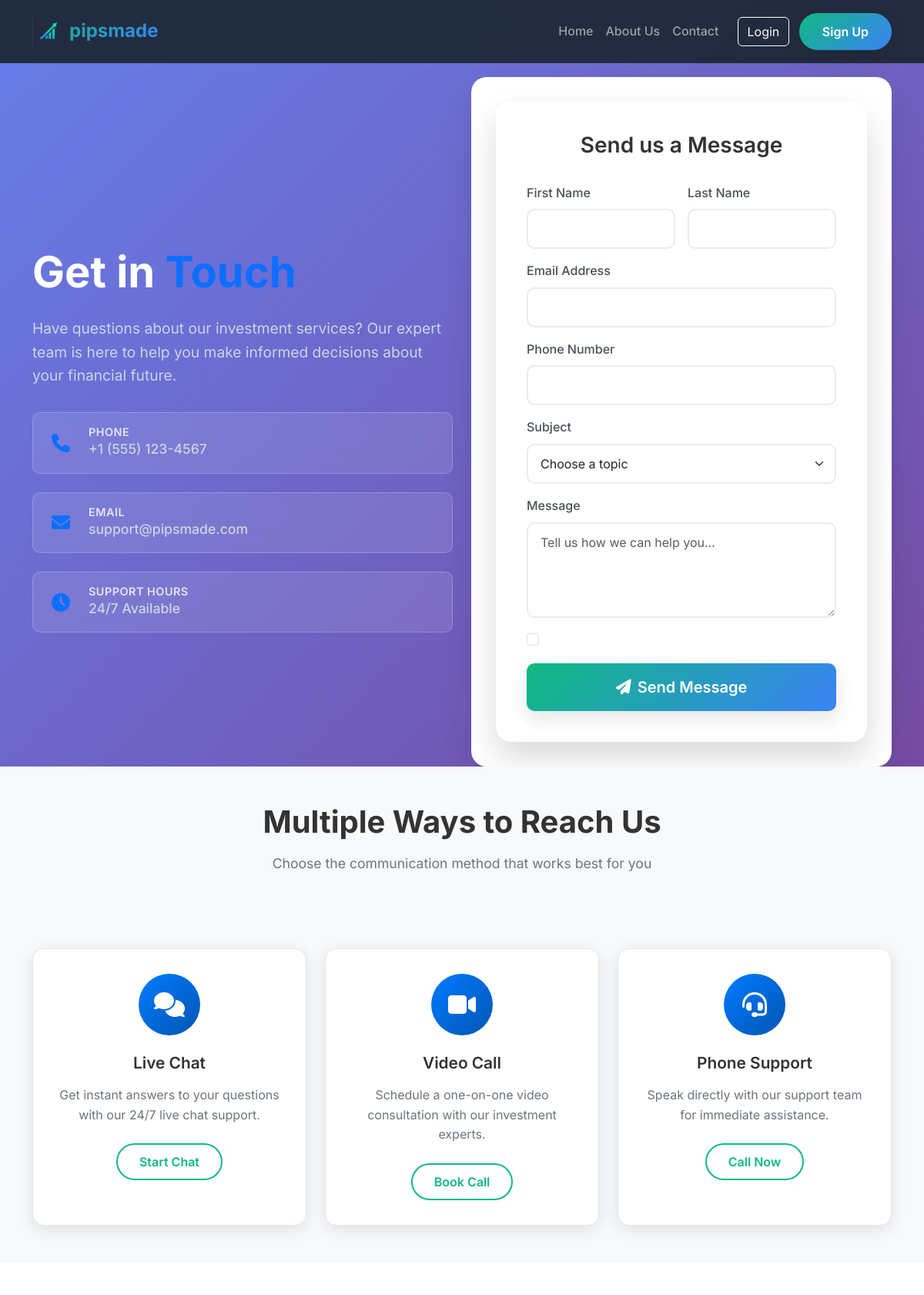
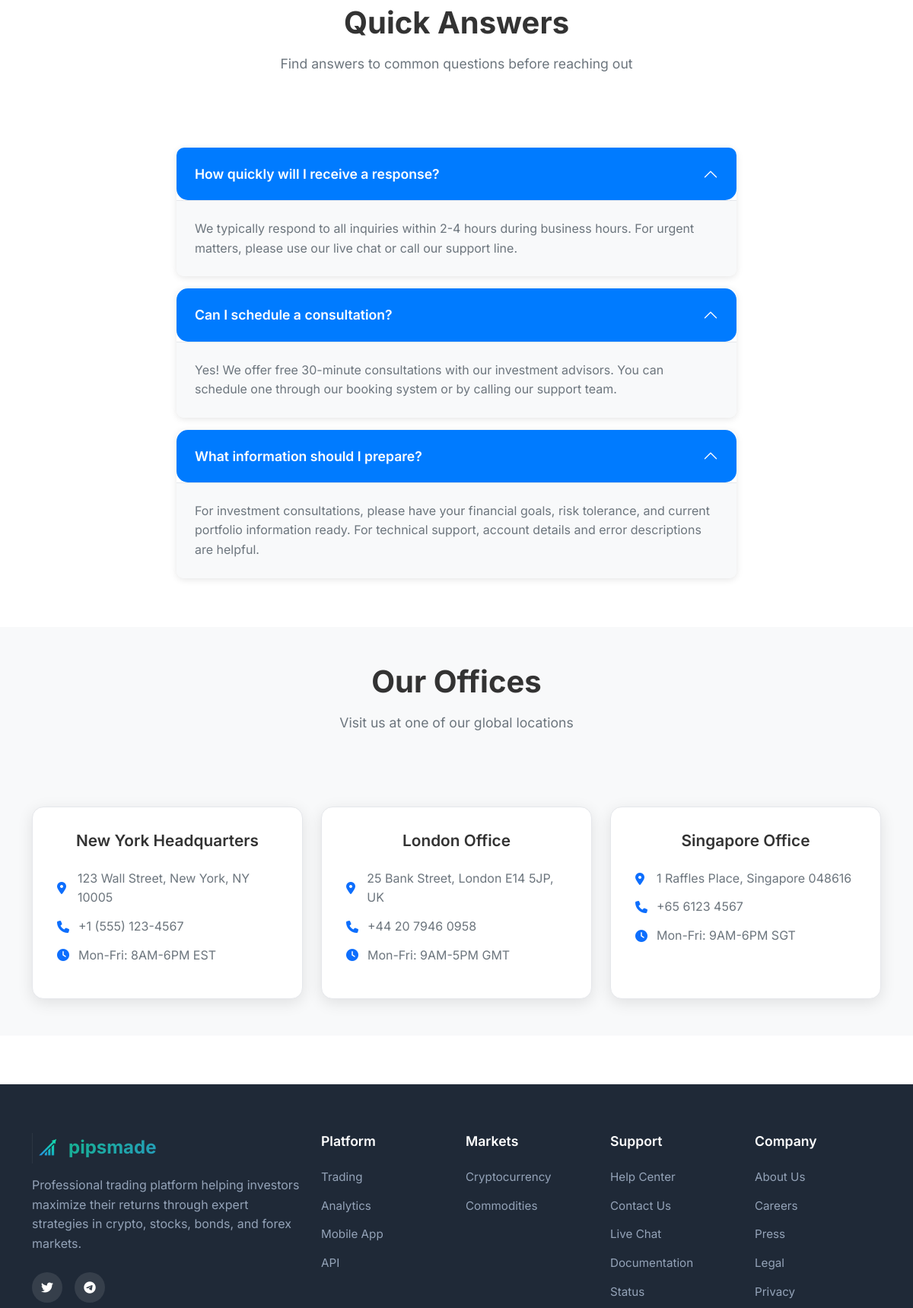
Page /contact/ (upper part) on the committed database (2 pictures, top to bottom).
### faq/models.py (models this page shows, shortened)
class FAQ(models.Model):
    category = models.ForeignKey(FAQCategory, on_delete=models.CASCADE, related_name='faqs')
    question = models.CharField(max_length=500)
    answer = models.TextField()
    order = models.PositiveIntegerField(default=0)
    is_active = models.BooleanField(default=True)
    is_featured = models.BooleanField(default=False, help_text="Featured FAQs appear first")
    created_at = models.DateTimeField(auto_now_add=True)
    updated_at = models.DateTimeField(auto_now=True)
    class Meta:
        ordering = ['-is_featured', 'order', 'question']
        verbose_name = 'FAQ'
        verbose_name_plural = 'FAQs'

### pipsmade/views.py (the view)
# urls.py: path('contact/', ContactView.as_view(), name='contact'),
class ContactView(TemplateView):
    template_name = 'contact.html'
    def get_context_data(self, **kwargs):
        context = super().get_context_data(**kwargs)
        context['page_title'] = 'Contact Us - pipsmade'
        try:
            from faq.models import FAQCategory
            support_category = FAQCategory.objects.get(name='Support & Contact', is_active=True)
            context['faqs'] = support_category.faqs.filter(is_active=True)[:3]
        except Exception as e:
            logger.warning(f"Could not load FAQs for contact page: {str(e)}")
            context['faqs'] = []
        return context

### templates/contact.html (shortened to what this page needs)
{% extends "base.html" %}
{% load static %}
{% load faq_tags %}
{% block content %}
    <section class="page-hero">
        <div class="container">
            <div class="row align-items-center min-vh-100">
                <div class="col-lg-6">
                    <div class="hero-content">
                        <h1 class="hero-title">Get in <span class="text-primary">Touch</span></h1>
                        <p class="hero-subtitle">
                            Have questions about our investment services? Our expert team is here to help you make informed decisions about your financial future.
                        </p>
                        <div class="contact-info">
                            <div class="contact-item">
                                <i class="fas fa-phone text-primary"></i>
                                <div>
                                    <h6>Phone</h6>
                                    <p>+1 (555) 123-4567</p>
                                </div>
                            </div>
                            <div class="contact-item">
                                <i class="fas fa-envelope text-primary"></i>
                                <div>
                                    <h6>Email</h6>
                                    <p>support@pipsmade.com</p>
                                </div>
                            </div>
                            <div class="contact-item">
                                <i class="fas fa-clock text-primary"></i>
                                <div>
                                    <h6>Support Hours</h6>
                                    <p>24/7 Available</p>
                                </div>
                            </div>
                        </div>
                    </div>
                </div>
                <div class="col-lg-6">
                    <div class="contact-form-container">
                        <div class="contact-form">
                            <h3>Send us a Message</h3>
                            <form id="contactForm">
                                <div class="row g-3">
                                    <div class="col-md-6">
                                        <label class="form-label">First Name</label>
                                        <input type="text" class="form-control" required>
                                    </div>
                                    <div class="col-md-6">
                                        <label class="form-label">Last Name</label>
                                        <input type="text" class="form-control" required>
                                    </div>
                                    <div class="col-12">
                                        <label class="form-label">Email Address</label>
                                        <input type="email" class="form-control" required>
                                    </div>
                                    <div class="col-12">
                                        <label class="form-label">Phone Number</label>
                                        <input type="tel" class="form-control">
                                    </div>
                                    <div class="col-12">
                                        <label class="form-label">Subject</label>
                                        <select class="form-select" required>
                                            <option value="">Choose a topic</option>
                                        </select>
                                    </div>
                                    <div class="col-12">
                                        <label class="form-label">Message</label>
                                        <textarea class="form-control" rows="4" placeholder="Tell us how we can help you..." required></textarea>
                                    </div>
                                    <div class="col-12">
                                        <div class="form-check">
                                            <input class="form-check-input" type="checkbox" id="newsletter">
                                            <label class="form-check-label" for="newsletter">
                                            </label>
                                        </div>
                                    </div>
                                    <div class="col-12">
                                        <button type="submit" class="btn btn-primary btn-lg w-100">
                                            <i class="fas fa-paper-plane me-2"></i>Send Message
                                        </button>
                                    </div>
                                </div>
                            </form>
                        </div>
                    </div>
                </div>
            </div>
        </div>
    </section>
    <section class="py-5 bg-light">
        <div class="container">
            <div class="row">
                <div class="col-lg-8 mx-auto text-center mb-5">
                    <h2 class="section-title">Multiple Ways to Reach Us</h2>
                    <p class="section-subtitle">Choose the communication method that works best for you</p>
                </div>
            </div>
            <div class="row g-4">
                <div class="col-lg-4 col-md-6">
                    <div class="contact-method-card">
                        <div class="method-icon">
                            <i class="fas fa-comments"></i>
                        </div>
                        <h4>Live Chat</h4>
                        <p>Get instant answers to your questions with our 24/7 live chat support.</p>
                        <a href="#" class="btn btn-outline-primary">Start Chat</a>
                    </div>
                </div>
                <div class="col-lg-4 col-md-6">
                    <div class="contact-method-card">
                        <div class="method-icon">
                            <i class="fas fa-video"></i>
                        </div>
                        <h4>Video Call</h4>
                        <p>Schedule a one-on-one video consultation with our investment experts.</p>
                        <a href="#" class="btn btn-outline-primary">Book Call</a>
                    </div>
                </div>
                <div class="col-lg-4 col-md-6">
                    <div class="contact-method-card">
                        <div class="method-icon">
                            <i class="fas fa-headset"></i>
                        </div>
                        <h4>Phone Support</h4>
                        <p>Speak directly with our support team for immediate assistance.</p>
                        <a href="tel:+15551234567" class="btn btn-outline-primary">Call Now</a>
                    </div>
                </div>
            </div>
        </div>
    </section>
    <section class="py-5">
        <div class="container">
            <div class="row">
                <div class="col-lg-8 mx-auto text-center mb-5">
                    <h2 class="section-title">Quick Answers</h2>
                    <p class="section-subtitle">Find answers to common questions before reaching out</p>
                </div>
            </div>
            <div class="row justify-content-center">
                <div class="col-lg-8">
                    <div class="accordion" id="contactFAQ">
                        {% for faq in faqs %}
                            <div class="accordion-item">
                                <h2 class="accordion-header">
                                    <button class="accordion-button" type="button" data-bs-toggle="collapse" data-bs-target="#faq{{ forloop.counter }}">
                                        {{ faq.question }}
                                    </button>
                                </h2>
                                <div id="faq{{ forloop.counter }}" class="accordion-collapse collapse show" data-bs-parent="#contactFAQ">
                                    <div class="accordion-body">
                                        {{ faq.answer }}
                                    </div>
                                </div>
                            </div>
                        {% endfor %}
                    </div>
                </div>
            </div>
        </div>
    </section>
    <section class="py-5 bg-light">
        <div class="container">
            <div class="row">
                <div class="col-lg-8 mx-auto text-center mb-5">
                    <h2 class="section-title">Our Offices</h2>
                    <p class="section-subtitle">Visit us at one of our global locations</p>
                </div>
            </div>
            <div class="row g-4">
                <div class="col-lg-4 col-md-6">
                    <div class="office-card">
                        <h5>New York Headquarters</h5>
                        <div class="office-info">
                            <p><i class="fas fa-map-marker-alt text-primary me-2"></i>123 Wall Street, New York, NY 10005</p>
                            <p><i class="fas fa-phone text-primary me-2"></i>+1 (555) 123-4567</p>
                            <p><i class="fas fa-clock text-primary me-2"></i>Mon-Fri: 8AM-6PM EST</p>
                        </div>
                    </div>
                </div>
                <div class="col-lg-4 col-md-6">
                    <div class="office-card">
                        <h5>London Office</h5>
                        <div class="office-info">
                            <p><i class="fas fa-map-marker-alt text-primary me-2"></i>25 Bank Street, London E14 5JP, UK</p>
                            <p><i class="fas fa-phone text-primary me-2"></i>+44 20 7946 0958</p>
                            <p><i class="fas fa-clock text-primary me-2"></i>Mon-Fri: 9AM-5PM GMT</p>
                        </div>
                    </div>
                </div>
                <div class="col-lg-4 col-md-6">
                    <div class="office-card">
                        <h5>Singapore Office</h5>
                        <div class="office-info">
                            <p><i class="fas fa-map-marker-alt text-primary me-2"></i>1 Raffles Place, Singapore 048616</p>
                            <p><i class="fas fa-phone text-primary me-2"></i>+65 6123 4567</p>
                            <p><i class="fas fa-clock text-primary me-2"></i>Mon-Fri: 9AM-6PM SGT</p>
                        </div>
                    </div>
                </div>
            </div>
        </div>
    </section>
{% endblock content %}

### static/css/styles.css (style rules this page uses)
:root { --primary-color: #10B981; --secondary-color: #3B82F6; --gradient-primary: linear-gradient(135deg, #10B981 0%, #3B82F6 100%); --gradient-secondary: linear-gradient(135deg, #3B82F6 0%, #10B981 100%); --dark-color: #1F2937; --light-color: #F9FAFB; --text-color: #374151; --text-light: #6B7280; --white: #FFFFFF; --shadow: 0 10px 25px rgba(0, 0, 0, 0.1); --shadow-lg: 0 20px 40px rgba(0, 0, 0, 0.15); }
* { margin: 0; padding: 0; box-sizing: border-box; }
body { font-family: 'Inter', sans-serif; line-height: 1.6; color: var(--text-color); overflow-x: hidden; }
html { scroll-behavior: smooth; }
.btn-primary { background: var(--gradient-primary); border: none; padding: 12px 30px; font-weight: 600; border-radius: 50px; transition: all 0.3s ease; box-shadow: var(--shadow); }
.btn-outline-primary { border: 2px solid var(--primary-color); color: var(--primary-color); padding: 10px 28px; font-weight: 600; border-radius: 50px; transition: all 0.3s ease; }
.hero-title { font-size: 3.5rem; font-weight: 700; line-height: 1.2; margin-bottom: 1.5rem; animation: fadeInUp 1s ease-out; margin-top: 70px; }
.hero-subtitle { font-size: 1.25rem; color: #CBD5E1; margin-bottom: 2rem; animation: fadeInUp 1s ease-out 0.2s both; }
.section-title { font-size: 2.5rem; font-weight: 700; color: var(--dark-color); margin-bottom: 1rem; }
.section-subtitle { font-size: 1.1rem; color: var(--text-light); max-width: 600px; margin: 0 auto; }
.accordion-item { border: none; margin-bottom: 1rem; border-radius: 15px; overflow: hidden; box-shadow: 0 2px 10px rgba(0, 0, 0, 0.05); }
.accordion-button { background: var(--white); border: none; padding: 1.5rem; font-weight: 600; color: var(--dark-color); font-size: 1.1rem; border-radius: 15px; transition: all 0.3s ease; }
.accordion-button:not(.collapsed) { background: var(--gradient-primary); color: var(--white); box-shadow: none; }
.accordion-button::after { transition: transform 0.3s ease; }
.accordion-button:not(.collapsed)::after { transform: rotate(180deg); }
.accordion-body { padding: 1.5rem; background: var(--white); color: var(--text-color); line-height: 1.6; border-top: 1px solid #E5E7EB; }
.page-hero { background: linear-gradient(135deg, #0F172A 0%, #1E293B 50%, #334155 100%); color: var(--white); position: relative; overflow: hidden; min-height: 100vh; display: flex; align-items: center; }
.contact-info { margin-top: 2rem; }
.contact-item { display: flex; align-items: center; margin-bottom: 1.5rem; }
.contact-item i { font-size: 1.5rem; margin-right: 1rem; width: 40px; }
.contact-item h6 { margin: 0 0 0.25rem 0; font-weight: 600; color: var(--white); }
.contact-item p { margin: 0; color: #CBD5E1; }
.contact-form-container { display: flex; align-items: center; justify-content: center; height: 100%; }
.contact-form { background: var(--white); padding: 2.5rem; border-radius: 20px; box-shadow: var(--shadow-lg); width: 100%; max-width: 500px; }
.contact-form h3 { color: var(--dark-color); margin-bottom: 1.5rem; text-align: center; }
.contact-form .form-label { font-weight: 600; color: var(--dark-color); margin-bottom: 0.5rem; }
.contact-form .form-control, .contact-form .form-select { border-radius: 10px; border: 2px solid #E5E7EB; padding: 0.75rem 1rem; transition: all 0.3s ease; }
.contact-method-card { background: var(--white); padding: 2rem; border-radius: 20px; text-align: center; transition: all 0.3s ease; border: 1px solid #E5E7EB; height: 100%; }
.method-icon { width: 70px; height: 70px; border-radius: 50%; background: var(--gradient-primary); display: flex; align-items: center; justify-content: center; margin: 0 auto 1.5rem; }
.method-icon i { font-size: 1.8rem; color: var(--white); }
.contact-method-card h4 { font-size: 1.25rem; font-weight: 600; margin-bottom: 1rem; color: var(--dark-color); }
.contact-method-card p { color: var(--text-light); line-height: 1.6; margin-bottom: 1.5rem; }
.office-card { background: var(--white); padding: 2rem; border-radius: 20px; border: 1px solid #E5E7EB; transition: all 0.3s ease; }
.office-card h5 { color: var(--dark-color); font-weight: 600; margin-bottom: 1.5rem; }
.office-info p { margin-bottom: 0.75rem; color: var(--text-color); display: flex; align-items: center; }
.office-info i { width: 20px; }
.method-icon, .support-icon { width: 60px; height: 60px; border-radius: 12px; background: var(--gradient-primary); display: flex; align-items: center; justify-content: center; margin: 0 auto 1rem; font-size: 1.5rem; color: var(--white); }

### rows in the picture
FAQ: question "How quickly will I receive a response?", answer "We typically respond to all inquiries within 2-4 hours during business hours. For urgent matters, please use our live chat or call our support line."
FAQ: question "Can I schedule a consultation?", answer "Yes! We offer free 30-minute consultations with our investment advisors. You can schedule one through our booking system or by calling our support team."
FAQ: question "What information should I prepare?", answer "For investment consultations, please have your financial goals, risk tolerance, and current portfolio information ready. For technical support, account details and error descriptions are helpful."
